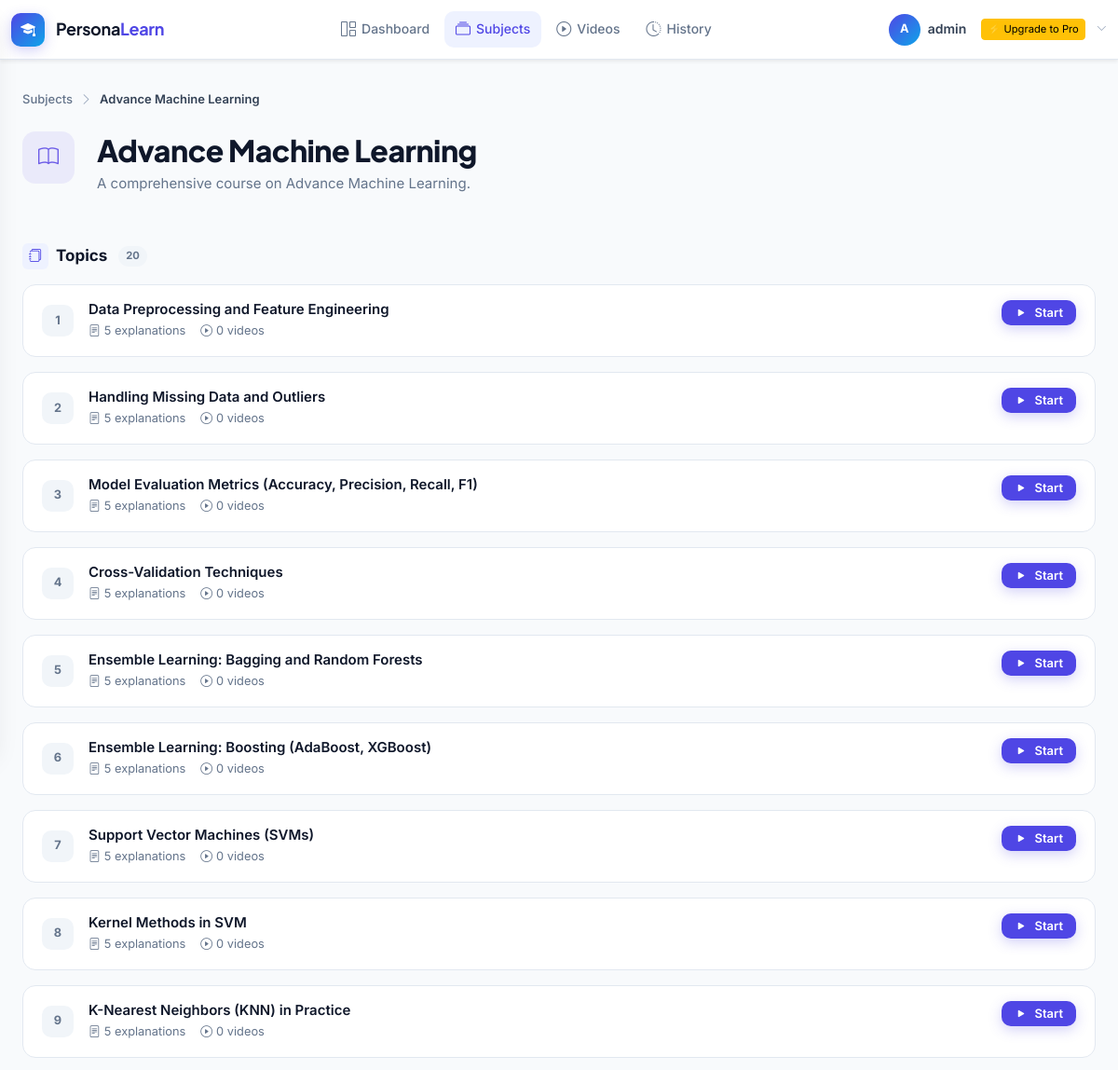
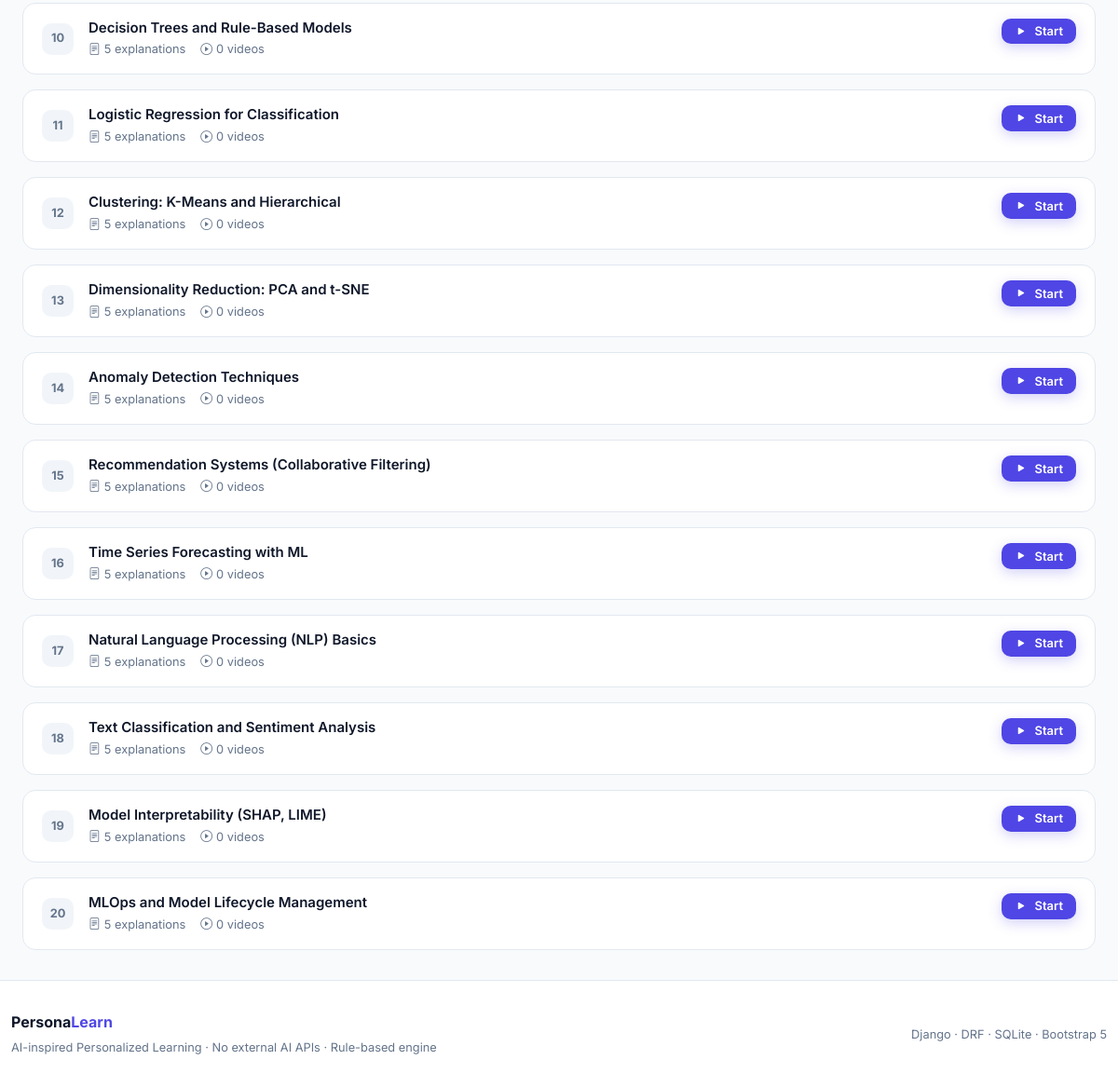
Screenshot of /subjects/advance-machine-learning/topics/ (signed in) with the database file from the repository (2 pictures, top to bottom).
### learning/models.py (models this page shows, shortened)
class Subject(models.Model):
    name = models.CharField(max_length=200)
    slug = models.SlugField(unique=True, blank=True)
    description = models.TextField(blank=True)
    icon = models.CharField(max_length=100, default='bi-book', help_text='Bootstrap icon class')
    color = models.CharField(max_length=20, default='#6c5ce7', help_text='Hex color for card')
    created_at = models.DateTimeField(auto_now_add=True)
    updated_at = models.DateTimeField(auto_now=True)
    class Meta:
        ordering = ['name']

class Topic(models.Model):
    subject = models.ForeignKey(Subject, on_delete=models.CASCADE, related_name='topics')
    title = models.CharField(max_length=300)
    slug = models.SlugField(blank=True)
    description = models.TextField(blank=True)
    order = models.PositiveIntegerField(default=0, help_text='Display order in subject')
    created_at = models.DateTimeField(auto_now_add=True)
    updated_at = models.DateTimeField(auto_now=True)
    class Meta:
        ordering = ['order', 'title']
        unique_together = ('subject', 'slug')

### learning/views.py (the view)
# urls.py: path('subjects/<slug:subject_slug>/topics/', views.TopicListView.as_view(), name='topic_list'),
@method_decorator(login_required, name='dispatch')
class TopicListView(View):
    template_name = 'learning/topic_list.html'
    def get(self, request, subject_slug):
        subject = get_object_or_404(Subject, slug=subject_slug)
        topics = subject.topics.prefetch_related('content_versions', 'videos')
        seen_ids = set(
            UserInteraction.objects.filter(
                user=request.user
            ).values_list('topic_id', flat=True)
        )
        topics_with_status = []
        for t in topics:
            topics_with_status.append({
                'topic': t,
                'completed': t.id in seen_ids,
                'content_count': t.content_versions.count(),
                'video_count': t.videos.count(),
            })
        context = {
            'subject': subject,
            'topics_with_status': topics_with_status,
        }
        return render(request, self.template_name, context)

### accounts/models.py (called while the page is built)
    def get_avatar_initial(self):
        if self.user.first_name:
            return self.user.first_name[0].upper()
        return self.user.username[0].upper()

    def get_avatar_url(self):
        if self.avatar and hasattr(self.avatar, 'url'):
            try:
                return self.avatar.url
            except Exception:
                return None
        return None

### templates/learning/topic_list.html (shortened to what this page needs)
{% extends 'base.html' %}
{% block content %}
<div class="page-container">
  <div class="pl-breadcrumb anim-fade-up">
    <a href="{% url 'subject_list' %}">Subjects</a>
    <span class="sep"><i class="bi bi-chevron-right"></i></span>
    <span class="current">{{ subject.name }}</span>
  </div>
  <div class="d-flex align-items-start gap-4 mb-5 anim-fade-up">
    <div class="subject-icon" style="background:{{ subject.color }}18;width:56px;height:56px;font-size:1.375rem;flex-shrink:0;">
      <i class="{{ subject.icon }}" style="color:{{ subject.color }};"></i>
    </div>
    <div>
      <h1 class="page-title mb-1">{{ subject.name }}</h1>
      <p class="page-subtitle mb-0">{{ subject.description }}</p>
    </div>
  </div>
  <div class="section-header mb-3 anim-fade-up">
    <div class="section-title"><span class="icon-dot"><i class="bi bi-journals"></i></span>Topics <span class="badge-count ms-1">{{ topics_with_status|length }}</span></div>
  </div>
  <div class="d-flex flex-column gap-3">
    {% for item in topics_with_status %}
    <div class="topic-row {% if item.completed %}completed{% endif %} anim-fade-up" style="animation-delay:{{ forloop.counter0 }}5ms;">
      <div class="topic-num {% if item.completed %}done{% endif %}">
        {% if item.completed %}<i class="bi bi-check2"></i>{% else %}{{ forloop.counter }}{% endif %}
      </div>
      <div class="flex-grow-1">
        <div class="d-flex justify-content-between align-items-start flex-wrap gap-2">
          <div>
            <div class="topic-title">{{ item.topic.title }}</div>
            <div class="topic-sub d-flex gap-3 mt-1">
              <span><i class="bi bi-file-text me-1"></i>{{ item.content_count }} explanations</span>
              <span><i class="bi bi-play-circle me-1"></i>{{ item.video_count }} videos</span>
            </div>
          </div>
          <a href="{% url 'topic_detail' subject.slug item.topic.slug %}" class="btn-primary btn-sm">
            {% if item.completed %}<i class="bi bi-arrow-repeat"></i>Review{% else %}<i class="bi bi-play-fill"></i>Start{% endif %}
          </a>
        </div>
      </div>
    </div>
    {% empty %}
    <div class="card"><div class="empty-state"><div class="empty-icon"><i class="bi bi-inbox"></i></div><div class="empty-title">No topics yet</div><p class="empty-desc">Topics are being added to this subject.</p></div></div>
    {% endfor %}
  </div>
</div>
{% endblock %}

### templates/base.html (shortened to what this page needs)
<!DOCTYPE html>
<html lang="en">
<head>
  <link rel="stylesheet" href="https://cdn.jsdelivr.net/npm/bootstrap@5.3.3/dist/css/bootstrap.min.css"/>
  <link rel="stylesheet" href="https://cdn.jsdelivr.net/npm/bootstrap-icons@1.11.3/font/bootstrap-icons.min.css"/>
  <link rel="stylesheet" href="/static/css/style.css"/>
</head>
<body>
<header class="navbar-main shadow-sm">
  <div class="container navbar-main" style="height:64px;max-width:1200px;">
    <div class="d-flex align-items-center justify-content-between w-100" style="height:64px;">
      <a class="brand" href="{% url 'home' %}">
        <div class="brand-mark"><i class="bi bi-mortarboard-fill"></i></div>
        <span class="brand-name">Persona<span>Learn</span></span>
      </a>
      {% if user.is_authenticated %}
      <nav class="d-none d-md-flex">
        <ul class="nav-links">
          <li><a href="{% url 'dashboard' %}" class="nav-link {% if request.resolver_match.url_name == 'dashboard' %}active{% endif %}"><i class="bi bi-grid-1x2"></i>Dashboard</a></li>
          <li><a href="{% url 'subject_list' %}" class="nav-link {% if request.resolver_match.url_name == 'subject_list' or request.resolver_match.url_name == 'topic_list' %}active{% endif %}"><i class="bi bi-collection"></i>Subjects</a></li>
          <li><a href="{% url 'video_recommendations' %}" class="nav-link {% if request.resolver_match.url_name == 'video_recommendations' %}active{% endif %}"><i class="bi bi-play-circle"></i>Videos</a></li>
          <li><a href="{% url 'interaction_history' %}" class="nav-link {% if request.resolver_match.url_name == 'interaction_history' %}active{% endif %}"><i class="bi bi-clock-history"></i>History</a></li>
        </ul>
      </nav>
      {% endif %}
      <div class="d-flex align-items-center gap-2">
        {% if user.is_authenticated %}
          <div class="dropdown d-none d-md-block">
            <div class="d-flex align-items-center gap-2" style="cursor:pointer;" data-bs-toggle="dropdown">
              <div class="user-avatar">
                {% if user.profile.get_avatar_url %}
                  <img src="{{ user.profile.get_avatar_url }}" alt="Avatar" style="width:100%;height:100%;object-fit:cover;border-radius:50%;"/>
                {% else %}
                  {{ user.username|first|upper }}
                {% endif %}
              </div>
              <span class="d-none d-lg-block" style="font-size:.875rem;font-weight:600;color:var(--text-secondary);">{{ user.first_name|default:user.username }}</span>
              {% with profile=request.user.profile %}
              {% if profile.is_pro %}
                  <span class="badge bg-success ms-2">✅ Pro</span>
              {% elif profile.pro_requested %}
                  <span class="badge bg-warning text-dark ms-2">⏳ Pending</span>
              {% else %}
                  <a href="{% url 'upgrade' %}" class="btn btn-warning btn-sm ms-2" style="font-size: 0.7rem; padding: 2px 6px;">⚡ Upgrade to Pro</a>
              {% endif %}
              {% endwith %}
              <i class="bi bi-chevron-down d-none d-lg-block ms-1" style="font-size:.7rem;color:var(--text-light);"></i>
            </div>
          </div>
        {% else %}
          <a href="{% url 'login' %}" class="btn-secondary btn-sm">Sign In</a>
          <a href="{% url 'register' %}" class="btn-primary btn-sm">Get Started</a>
        {% endif %}
      </div>
    </div>
  </div>
</header>
<main class="main-content">{% block content %}{% endblock %}</main>
<footer class="site-footer">
  <div class="container" style="max-width:1200px;">
    <div class="row align-items-center">
      <div class="col-md-6">
        <div class="footer-brand">Persona<span>Learn</span></div>
        <div class="footer-copy">AI-inspired Personalized Learning · No external AI APIs · Rule-based engine</div>
      </div>
      <div class="col-md-6 text-md-end mt-3 mt-md-0">
        <span style="font-size:.8rem;color:var(--text-muted);">Django · DRF · SQLite · Bootstrap 5</span>
      </div>
    </div>
  </div>
</footer>
</body>
</html>

### rows the page displays
Subject: name "Advance Machine Learning", description "A comprehensive course on Advance Machine Learning."
Topic: topic "Data Preprocessing and Feature Engineering", content_count "5", video_count "0"
Topic: topic "Handling Missing Data and Outliers", content_count "5", video_count "0"
Topic: topic "Model Evaluation Metrics (Accuracy, Precision, Recall, F1)", content_count "5", video_count "0"
Topic: topic "Cross-Validation Techniques", content_count "5", video_count "0"
Topic: topic "Ensemble Learning: Bagging and Random Forests", content_count "5", video_count "0"
Topic: topic "Ensemble Learning: Boosting (AdaBoost, XGBoost)", content_count "5", video_count "0"
Topic: topic "Support Vector Machines (SVMs)", content_count "5", video_count "0"
Topic: topic "Kernel Methods in SVM", content_count "5", video_count "0"
Topic: topic "K-Nearest Neighbors (KNN) in Practice", content_count "5", video_count "0"
Topic: topic "Decision Trees and Rule-Based Models", content_count "5", video_count "0"
Topic: topic "Logistic Regression for Classification", content_count "5", video_count "0"
Topic: topic "Clustering: K-Means and Hierarchical", content_count "5", video_count "0"
Topic: topic "Dimensionality Reduction: PCA and t-SNE", content_count "5", video_count "0"
Topic: topic "Anomaly Detection Techniques", content_count "5", video_count "0"
Topic: topic "Recommendation Systems (Collaborative Filtering)", content_count "5", video_count "0"
Topic: topic "Time Series Forecasting with ML", content_count "5", video_count "0"
Topic: topic "Natural Language Processing (NLP) Basics", content_count "5", video_count "0"
Topic: topic "Text Classification and Sentiment Analysis", content_count "5", video_count "0"
Topic: topic "Model Interpretability (SHAP, LIME)", content_count "5", video_count "0"
Topic: topic "MLOps and Model Lifecycle Management", content_count "5", video_count "0"

### other values shown
{{ user.username|first|upper }} "A"
{{ user.first_name|default:user.username }} "admin"
{{ topics_with_status|length }} "20"
